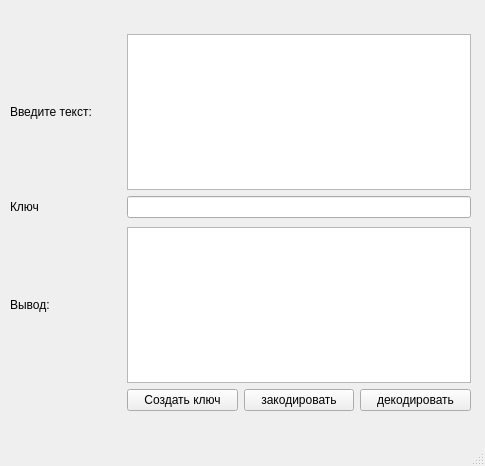
<?xml version="1.0" encoding="UTF-8"?>
<ui version="4.0">
 <class>MainWindow</class>
 <widget class="QMainWindow" name="MainWindow">
  <property name="geometry">
   <rect>
    <x>0</x>
    <y>0</y>
    <width>485</width>
    <height>466</height>
   </rect>
  </property>
  <property name="windowTitle">
   <string>AES -128bit</string>
  </property>
  <widget class="QWidget" name="centralwidget">
   <widget class="QWidget" name="gridLayoutWidget">
    <property name="geometry">
     <rect>
      <x>10</x>
      <y>10</y>
      <width>461</width>
      <height>401</height>
     </rect>
    </property>
    <layout class="QGridLayout" name="gridLayout">
     <item row="4" column="0">
      <widget class="QLabel" name="label_2">
       <property name="text">
        <string>Вывод:</string>
       </property>
      </widget>
     </item>
     <item row="6" column="3">
      <widget class="QPushButton" name="decode_btn">
       <property name="text">
        <string>декодировать</string>
       </property>
      </widget>
     </item>
     <item row="6" column="1">
      <widget class="QPushButton" name="genkey_btn">
       <property name="text">
        <string>Создать ключ</string>
       </property>
      </widget>
     </item>
     <item row="0" column="0" colspan="4">
      <widget class="QLabel" name="label_4">
       <property name="font">
        <font>
         <pointsize>12</pointsize>
        </font>
       </property>
       <property name="text">
        <string/>
       </property>
       <property name="alignment">
        <set>Qt::AlignCenter</set>
       </property>
      </widget>
     </item>
     <item row="6" column="2">
      <widget class="QPushButton" name="encode_btn">
       <property name="text">
        <string>закодировать</string>
       </property>
      </widget>
     </item>
     <item row="3" column="1">
      <spacer name="verticalSpacer">
       <property name="orientation">
        <enum>Qt::Vertical</enum>
       </property>
       <property name="sizeHint" stdset="0">
        <size>
         <width>20</width>
         <height>40</height>
        </size>
       </property>
      </spacer>
     </item>
     <item row="2" column="0">
      <widget class="QLabel" name="label_3">
       <property name="text">
        <string>Ключ</string>
       </property>
      </widget>
     </item>
     <item row="1" column="0">
      <widget class="QLabel" name="label">
       <property name="text">
        <string>Введите текст:</string>
       </property>
      </widget>
     </item>
     <item row="2" column="1" colspan="3">
      <widget class="QLineEdit" name="keyLine">
       <property name="readOnly">
        <bool>true</bool>
       </property>
      </widget>
     </item>
     <item row="1" column="1" colspan="3">
      <widget class="QPlainTextEdit" name="enterText">
       <property name="readOnly">
        <bool>false</bool>
       </property>
      </widget>
     </item>
     <item row="4" column="1" colspan="3">
      <widget class="QPlainTextEdit" name="finalText">
       <property name="readOnly">
        <bool>true</bool>
       </property>
      </widget>
     </item>
    </layout>
   </widget>
  </widget>
  <widget class="QMenuBar" name="menubar">
   <property name="geometry">
    <rect>
     <x>0</x>
     <y>0</y>
     <width>485</width>
     <height>26</height>
    </rect>
   </property>
  </widget>
  <widget class="QStatusBar" name="statusbar"/>
 </widget>
 <resources/>
 <connections>
  <connection>
   <sender>genkey_btn</sender>
   <signal>clicked()</signal>
   <receiver>MainWindow</receiver>
   <slot>generateKey_button()</slot>
   <hints>
    <hint type="sourcelabel">
     <x>182</x>
     <y>418</y>
    </hint>
    <hint type="destinationlabel">
     <x>242</x>
     <y>232</y>
    </hint>
   </hints>
  </connection>
  <connection>
   <sender>encode_btn</sender>
   <signal>clicked()</signal>
   <receiver>MainWindow</receiver>
   <slot>encode_button()</slot>
   <hints>
    <hint type="sourcelabel">
     <x>298</x>
     <y>418</y>
    </hint>
    <hint type="destinationlabel">
     <x>242</x>
     <y>232</y>
    </hint>
   </hints>
  </connection>
  <connection>
   <sender>decode_btn</sender>
   <signal>clicked()</signal>
   <receiver>MainWindow</receiver>
   <slot>decode_button()</slot>
   <hints>
    <hint type="sourcelabel">
     <x>414</x>
     <y>418</y>
    </hint>
    <hint type="destinationlabel">
     <x>242</x>
     <y>232</y>
    </hint>
   </hints>
  </connection>
 </connections>
 <slots>
  <slot>decode_button()</slot>
  <slot>encode_button()</slot>
  <slot>generateKey_button()</slot>
  <slot>flip_button()</slot>
 </slots>
</ui>
